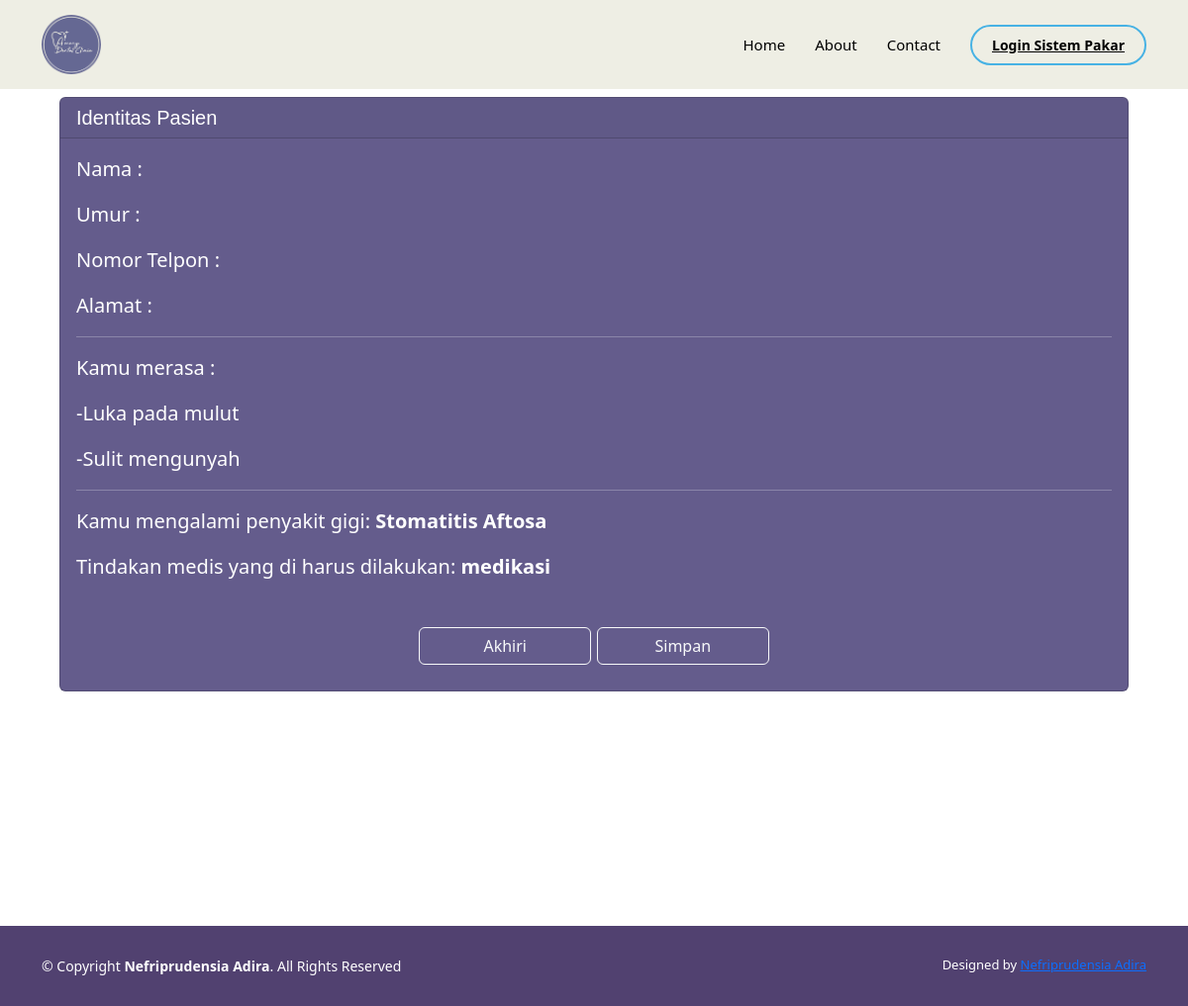
/solusi.php?kode=P03, run on the app's committed database.
### tables this page shows
CREATE TABLE `tb_kesimpulan_gigi` (
  `kode_kesimpulan` int(11) NOT NULL AUTO_INCREMENT,
  `solusi` varchar(50) NOT NULL,
  `tindakan` varchar(50) DEFAULT NULL,
  `fakta` varchar(100) NOT NULL,
  `oleh` varchar(100) NOT NULL,
  `status` varchar(100) NOT NULL,
  PRIMARY KEY (`kode_kesimpulan`)
);

CREATE TABLE `tb_penyakit` (
  `kode_solusi` varchar(50) NOT NULL,
  `isi_solusi` varchar(200) NOT NULL,
  `tindakan` varchar(200) NOT NULL,
  PRIMARY KEY (`kode_solusi`)
);

### solusi.php (the view, shortened to what this page needs)
<!DOCTYPE html>
<html lang="id">
<head>
    <link rel="stylesheet" href="https://getbootstrap.com/docs/4.1/dist/css/bootstrap.min.css">
    <link href="css/style.css" rel="stylesheet">
    <link href="css/carousel.css" rel="stylesheet">
  <link href="vendor/aos/aos.css" rel="stylesheet">
  <link href="vendor/bootstrap/css/bootstrap.min.css" rel="stylesheet">
  <link href="vendor/bootstrap-icons/bootstrap-icons.css" rel="stylesheet">
  <link href="vendor/boxicons/css/boxicons.min.css" rel="stylesheet">
  <link href="vendor/glightbox/css/glightbox.min.css" rel="stylesheet">
  <link href="vendor/remixicon/remixicon.css" rel="stylesheet">
  <link href="vendor/swiper/swiper-bundle.min.css" rel="stylesheet">
</head>
<body style="padding-bottom: 0px!important;">
    <?php include ('navbar.php'); ?>
    <main class="batas-atas mt-5">
        <div class="card text-white mb-3" style="background-color:#645c8c">
          <h5 class="card-header">Identitas Pasien</h5>
          <div class="card-body text-left ukuran-20">
            <form method="post" action="solusi.php" enctype="multipart/form-data" role="form">
                <?php
                include ('koneksi.php');
                echo "<p>Nama : ".$_SESSION['nama']."</p>";
                echo "<p>Umur : ".$_SESSION['umur']."</p>";
                echo "<p>Nomor Telpon : ".$_SESSION['nomor']."</p>";
                echo "<p>Alamat : ".$_SESSION['alamat']."</p>";
                    if(isset($_GET['kode'])){
                        $kode=$_GET['kode'];
                    }
                ?>
                <hr>
                <p>Kamu merasa :</p>
                <?php
                 include "fungsi.php";
                 solusi($kode);
                ?>
                <hr>
                <?php
                $sql = "SELECT * from tb_penyakit WHERE kode_solusi='$kode'";
                $data = mysqli_query($connect,$sql);
                $row = mysqli_fetch_assoc($data);
                if ($row['kode_solusi']=="x-1" || $row['isi_solusi']=="x-2" || $row['isi_solusi']=="x-3" || $row['isi_solusi']=="x-4" || $row['isi_solusi']=="x-5") {
                     echo "<center><p><strong style='color:red'>SISTEM TIDAK MENEMUKAN JAWABAN !</strong></p></center><hr>";
                     ?>
                        <div class="card bg-dark">
                             <h5 class="card-header">Pengguna menambah fakta baru</h5>
                            <div class="card-body">
                             <form action="solusi.php" method="post">
                              <div class="form-group">
                                <label for="exampleFormControlSelect1">Pilih Penyakit :</label>
                                <select name="solusi" class="form-control" id="exampleFormControlSelect2">
                                <?php
                                include "koneksi.php";
                                $sql = "SELECT * from tb_penyakit";
                                $data = mysqli_query($connect,$sql);
                                while ($row = mysqli_fetch_assoc($data)) {
                                   if ($row['isi_solusi']!="x-1" && $row['isi_solusi']!="x-2" && $row['isi_solusi']!="x-3" && $row['isi_solusi']!="x-4" && $row['isi_solusi']!="x-5") {
                                    echo '<option value="'.$row["isi_solusi"].'">'.$row["isi_solusi"].'</option>';
                                 }
                                }
                                ?>
                                </select>
                              </div>
                              <div class="form-group">
                                <label for="exampleFormControlInput2">Masukan fakta:</label>
                                <input type="text" name="fakta" class="form-control" id="exampleFormControlInput1" placeholder="Contoh : Terasa ngilu pada gigi">
                              </div>
                              <input type="submit" class="btn btn-info" name="masukan">
                            </form>
                            </div>
                        </div>
                     <?php
                }
                else{
                    echo "<p>Kamu mengalami penyakit gigi: <strong style='color:white'>".$row['isi_solusi']."</strong></p>";
                }
                ?>
                <?php
                $sql = "SELECT * from tb_penyakit WHERE kode_solusi='$kode'";
                $data = mysqli_query($connect,$sql);
                $row = mysqli_fetch_assoc($data);
                if ($row['kode_solusi']=="x-1" || $row['isi_solusi']=="x-2" || $row['isi_solusi']=="x-3" || $row['isi_solusi']=="x-4" || $row['isi_solusi']=="x-5") {
                     echo "<center><p><strong style='color:red'>SISTEM TIDAK MENEMUKAN JAWABAN !</strong></p></center><hr>";
                     ?>
                     <?php
                }
                else{
                    echo "<p>Tindakan medis yang di harus dilakukan: <strong style='color:white'>".$row['tindakan']."</strong></p>";
                }
                ?>
            </form>
            <br>
            <div class="text-center">
                <a style="margin-bottom: 10px;" href="hapus-session.php" class="btn btn-outline-light col-sm-2">Akhiri</a>
                <a style="margin-bottom: 10px;" href="simpan-data.php" class="btn btn-outline-light col-sm-2">Simpan</a>
            </div>
          </div>
        </div>
    </main>
    <?php include ('footer2.php'); ?>
</body>
</html>

### fungsi.php (shortened to what this page needs)
<?php
function kesimpulan($penyakit){
    include 'koneksi.php';
    $sql = "SELECT * from tb_kesimpulan_gigi WHERE solusi='$penyakit' AND status='setuju'";
    $data = mysqli_query($connect,$sql);
    while ($row = mysqli_fetch_assoc($data)) {
        echo '<p>-'.$row['fakta'].'</p>';
    }
}
function solusi($kode){
    if ($kode=='P03') {
        $penyakit = "Stomatitis Aftosa";
        kesimpulan($penyakit);
    }
}
?>

### css/style.css (style rules this page uses)
.card { margin-left: 5%; margin-right: 5%; }
.batas-atas { padding-top: 50px; }
.ukuran-20 { font-size: 20px; }
body { font-family: "Open Sans", sans-serif; color: #444444; }
a { color: #47b2e4; text-decoration: none; }
h1, h2, h3, h4, h5, h6 { font-family: "Jost", sans-serif; }

### css/carousel.css (style rules this page uses)
body { padding-bottom: 3rem; color: #5a5a5a; }

### data on the page
tb_kesimpulan_gigi: fakta "Luka pada mulut"
tb_kesimpulan_gigi: fakta "Sulit mengunyah"
tb_penyakit: isi_solusi "Stomatitis Aftosa", tindakan "medikasi"
